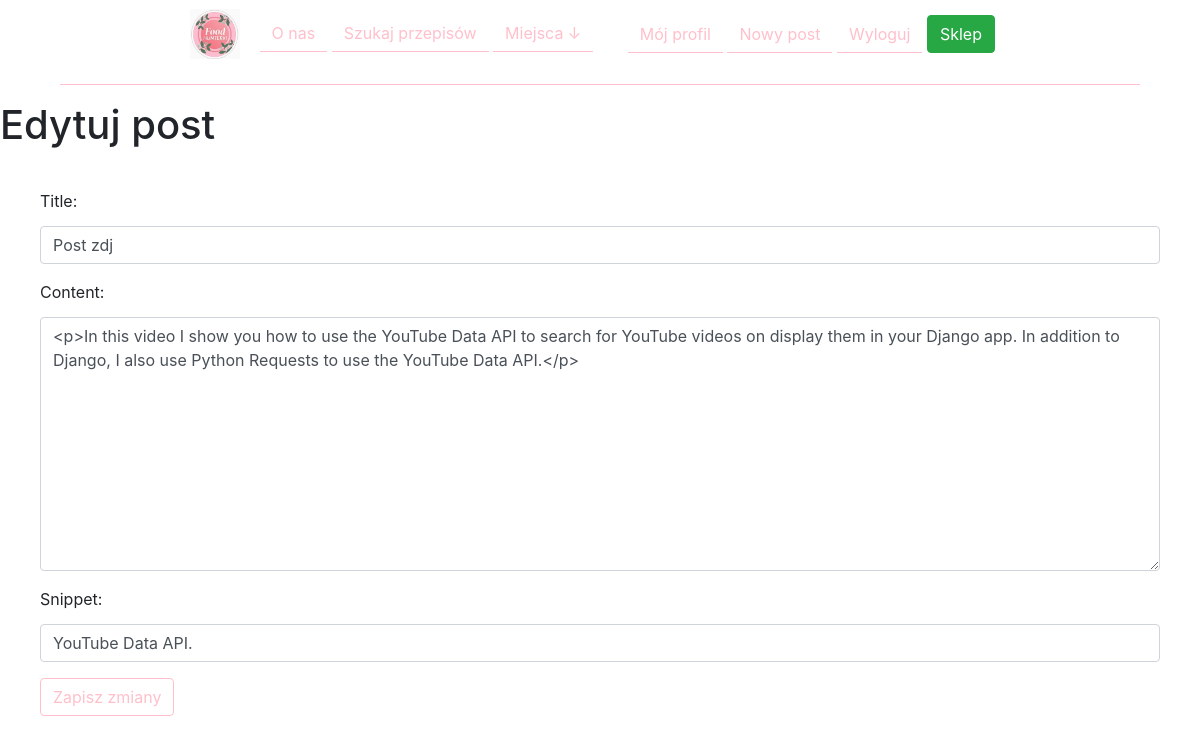
Page /home/post/edit_post/9 (signed in) on the committed database.
### fhblog/models.py (models this page shows, shortened)
class Post(models.Model):
    title = models.CharField(max_length=100)
    content = RichTextField(blank=True, null=True)
    date_posted = models.DateTimeField(auto_now_add=True)
    author = models.ForeignKey(User, on_delete=models.CASCADE, null=True, blank=True)
    post_thumbnail_image = models.ImageField(upload_to='images/fhblog', max_length=None, null=True, blank=True)
    category = models.CharField(max_length=100, default='other')
    snippet = models.CharField(max_length=100, default='snippet')

### fhblog/views.py (the view)
# urls.py: path('post/edit_post/<int:pk>', EditPostView.as_view(), name="post-edit"),
class EditPostView(UpdateView):
    model = Post
    form_class = EditForm
    template_name = 'fhblog/post_update.html'

### fhblog/forms.py
class EditForm(forms.ModelForm):
    class Meta:
        model = Post
        fields = ('title', 'content', 'snippet')
        widgets = {
            'title': forms.TextInput(attrs={'class': 'form-control', 'placeholder':'Tytuł posta'}),
            'content': forms.Textarea(attrs={'class': 'form-control', 'placeholder':'Treść posta'}),
            'snippet': forms.TextInput(attrs={'class': 'form-control'}),
        }

### fhblog/templates/fhblog/post_update.html (shortened to what this page needs)
{% include "fhblog/base.html" %}
{% block content %}
{% if user.is_authenticated %}
    {% if user.id == post.author.id %}
    <h1>Edytuj post</h1>
    <div class="poststyle">
        <div class="form-group">
        <form method="POST">
        {{form.as_p}}
        <button class="btn btn-outline-light">Zapisz zmiany</button>
        </form>
        </div>
    </div>
    {% else %}
    <h5>Nie jesteś zalogowany/a!</h5>
    {% endif %}
{% else %}
<h5>Nie jesteś zalogowany/a!</h5>
{% endif %}
{% endblock content %}

### static/css/main.css (style rules this page uses)
.btn.btn-outline-light { color:pink; border-color: pink; }
.form-control { margin-top: 5px; }
.poststyle { border-color:black; border-top: 1px; border-right: 1px; border-bottom: 1px; border-left: 1px; border-radius: 10px; margin: 20px; padding: 20px; }

### rows in the picture
Post: title "Post zdj", content "<p>In this video I show you how to use the YouTube Data API to search for YouTube videos on display them in your Django app. In addition to Django, I also use Python Requests to use the YouTube Data API.</p>", snippet "YouTube Data API."
